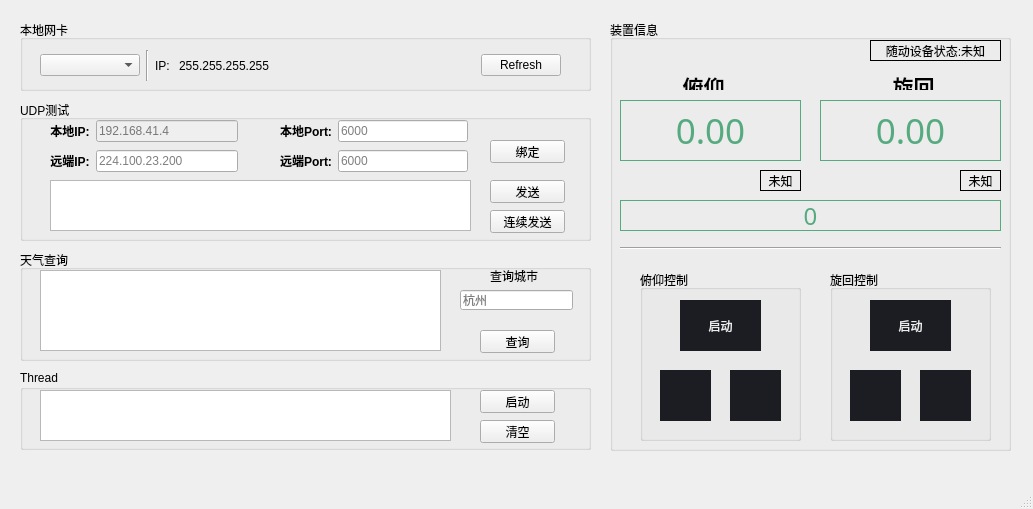
<?xml version="1.0" encoding="UTF-8"?>
<ui version="4.0">
 <class>MainWindow</class>
 <widget class="QMainWindow" name="MainWindow">
  <property name="windowModality">
   <enum>Qt::NonModal</enum>
  </property>
  <property name="geometry">
   <rect>
    <x>0</x>
    <y>0</y>
    <width>1033</width>
    <height>509</height>
   </rect>
  </property>
  <property name="windowTitle">
   <string>DX测试</string>
  </property>
  <widget class="QWidget" name="centralwidget">
   <widget class="QGroupBox" name="groupBox_UDP">
    <property name="geometry">
     <rect>
      <x>20</x>
      <y>100</y>
      <width>571</width>
      <height>141</height>
     </rect>
    </property>
    <property name="title">
     <string>UDP测试</string>
    </property>
    <property name="flat">
     <bool>false</bool>
    </property>
    <property name="checkable">
     <bool>false</bool>
    </property>
    <widget class="QWidget" name="layoutWidget">
     <property name="geometry">
      <rect>
       <x>30</x>
       <y>20</y>
       <width>188</width>
       <height>22</height>
      </rect>
     </property>
     <layout class="QHBoxLayout" name="horizontalLayout">
      <item>
       <widget class="QLabel" name="label">
        <property name="text">
         <string>&lt;html&gt;&lt;head/&gt;&lt;body&gt;&lt;p align=&quot;center&quot;&gt;&lt;span style=&quot; font-weight:600;&quot;&gt;本地IP:&lt;/span&gt;&lt;/p&gt;&lt;/body&gt;&lt;/html&gt;</string>
        </property>
       </widget>
      </item>
      <item>
       <widget class="QLineEdit" name="lineEdit_Local_IP">
        <property name="enabled">
         <bool>false</bool>
        </property>
        <property name="placeholderText">
         <string>192.168.41.4</string>
        </property>
       </widget>
      </item>
     </layout>
    </widget>
    <widget class="QPushButton" name="pushButton_udpSend">
     <property name="geometry">
      <rect>
       <x>470</x>
       <y>80</y>
       <width>75</width>
       <height>23</height>
      </rect>
     </property>
     <property name="text">
      <string>发送</string>
     </property>
    </widget>
    <widget class="QWidget" name="layoutWidget_2">
     <property name="geometry">
      <rect>
       <x>30</x>
       <y>50</y>
       <width>188</width>
       <height>22</height>
      </rect>
     </property>
     <layout class="QHBoxLayout" name="horizontalLayout_4">
      <item>
       <widget class="QLabel" name="label_4">
        <property name="text">
         <string>&lt;html&gt;&lt;head/&gt;&lt;body&gt;&lt;p align=&quot;center&quot;&gt;&lt;span style=&quot; font-weight:600;&quot;&gt;远端IP:&lt;/span&gt;&lt;/p&gt;&lt;/body&gt;&lt;/html&gt;</string>
        </property>
       </widget>
      </item>
      <item>
       <widget class="QLineEdit" name="lineEdit_Remote_IP">
        <property name="text">
         <string/>
        </property>
        <property name="placeholderText">
         <string>224.100.23.200</string>
        </property>
       </widget>
      </item>
     </layout>
    </widget>
    <widget class="QWidget" name="layoutWidget_3">
     <property name="geometry">
      <rect>
       <x>260</x>
       <y>50</y>
       <width>188</width>
       <height>22</height>
      </rect>
     </property>
     <layout class="QHBoxLayout" name="horizontalLayout_5">
      <item>
       <widget class="QLabel" name="label_5">
        <property name="text">
         <string>&lt;html&gt;&lt;head/&gt;&lt;body&gt;&lt;p align=&quot;center&quot;&gt;&lt;span style=&quot; font-weight:600;&quot;&gt;远端Port:&lt;/span&gt;&lt;/p&gt;&lt;/body&gt;&lt;/html&gt;</string>
        </property>
       </widget>
      </item>
      <item>
       <widget class="QLineEdit" name="lineEdit_Remote_Port">
        <property name="placeholderText">
         <string>6000</string>
        </property>
       </widget>
      </item>
     </layout>
    </widget>
    <widget class="QWidget" name="layoutWidget">
     <property name="geometry">
      <rect>
       <x>260</x>
       <y>20</y>
       <width>188</width>
       <height>22</height>
      </rect>
     </property>
     <layout class="QHBoxLayout" name="horizontalLayout_2">
      <item>
       <widget class="QLabel" name="label_2">
        <property name="text">
         <string>&lt;html&gt;&lt;head/&gt;&lt;body&gt;&lt;p align=&quot;center&quot;&gt;&lt;span style=&quot; font-weight:600;&quot;&gt;本地Port:&lt;/span&gt;&lt;/p&gt;&lt;/body&gt;&lt;/html&gt;</string>
        </property>
       </widget>
      </item>
      <item>
       <widget class="QLineEdit" name="lineEdit_Local_Port">
        <property name="placeholderText">
         <string>6000</string>
        </property>
       </widget>
      </item>
     </layout>
    </widget>
    <widget class="QPushButton" name="pushButton_bing">
     <property name="geometry">
      <rect>
       <x>470</x>
       <y>40</y>
       <width>75</width>
       <height>23</height>
      </rect>
     </property>
     <property name="text">
      <string>绑定</string>
     </property>
    </widget>
    <widget class="QTextEdit" name="textEdit_udpSendData">
     <property name="geometry">
      <rect>
       <x>30</x>
       <y>80</y>
       <width>421</width>
       <height>51</height>
      </rect>
     </property>
    </widget>
    <widget class="QPushButton" name="pushButton_udpSend_continue">
     <property name="geometry">
      <rect>
       <x>470</x>
       <y>110</y>
       <width>75</width>
       <height>23</height>
      </rect>
     </property>
     <property name="text">
      <string>连续发送</string>
     </property>
    </widget>
    <widget class="QWidget" name="verticalLayoutWidget">
     <property name="geometry">
      <rect>
       <x>480</x>
       <y>10</y>
       <width>51</width>
       <height>21</height>
      </rect>
     </property>
     <layout class="QVBoxLayout" name="verticalLayout_led"/>
    </widget>
   </widget>
   <widget class="QGroupBox" name="groupBox_Weather">
    <property name="geometry">
     <rect>
      <x>20</x>
      <y>250</y>
      <width>571</width>
      <height>111</height>
     </rect>
    </property>
    <property name="title">
     <string>天气查询</string>
    </property>
    <widget class="QTextEdit" name="textEdit_Weather">
     <property name="geometry">
      <rect>
       <x>20</x>
       <y>20</y>
       <width>401</width>
       <height>81</height>
      </rect>
     </property>
    </widget>
    <widget class="QPushButton" name="pushButton_Weather_Check">
     <property name="geometry">
      <rect>
       <x>460</x>
       <y>80</y>
       <width>75</width>
       <height>23</height>
      </rect>
     </property>
     <property name="text">
      <string>查询</string>
     </property>
    </widget>
    <widget class="QLineEdit" name="lineEdit_Weather_City">
     <property name="geometry">
      <rect>
       <x>440</x>
       <y>40</y>
       <width>113</width>
       <height>20</height>
      </rect>
     </property>
     <property name="placeholderText">
      <string>杭州</string>
     </property>
    </widget>
    <widget class="QLabel" name="label_3">
     <property name="geometry">
      <rect>
       <x>470</x>
       <y>20</y>
       <width>54</width>
       <height>12</height>
      </rect>
     </property>
     <property name="text">
      <string>查询城市</string>
     </property>
    </widget>
   </widget>
   <widget class="QGroupBox" name="groupBox">
    <property name="geometry">
     <rect>
      <x>20</x>
      <y>370</y>
      <width>571</width>
      <height>80</height>
     </rect>
    </property>
    <property name="title">
     <string>Thread</string>
    </property>
    <widget class="QTextEdit" name="textEdit_thread">
     <property name="geometry">
      <rect>
       <x>20</x>
       <y>20</y>
       <width>411</width>
       <height>51</height>
      </rect>
     </property>
    </widget>
    <widget class="QPushButton" name="pushButton_thread_clean">
     <property name="geometry">
      <rect>
       <x>460</x>
       <y>50</y>
       <width>75</width>
       <height>23</height>
      </rect>
     </property>
     <property name="text">
      <string>清空</string>
     </property>
    </widget>
    <widget class="QPushButton" name="pushButton_thread_start">
     <property name="geometry">
      <rect>
       <x>460</x>
       <y>20</y>
       <width>75</width>
       <height>23</height>
      </rect>
     </property>
     <property name="text">
      <string>启动</string>
     </property>
    </widget>
   </widget>
   <widget class="QGroupBox" name="groupBox_2">
    <property name="geometry">
     <rect>
      <x>610</x>
      <y>20</y>
      <width>401</width>
      <height>431</height>
     </rect>
    </property>
    <property name="title">
     <string>装置信息</string>
    </property>
    <widget class="QLabel" name="label_DC_FYAngel">
     <property name="geometry">
      <rect>
       <x>10</x>
       <y>80</y>
       <width>181</width>
       <height>61</height>
      </rect>
     </property>
     <property name="palette">
      <palette>
       <active>
        <colorrole role="WindowText">
         <brush brushstyle="SolidPattern">
          <color alpha="255">
           <red>85</red>
           <green>170</green>
           <blue>127</blue>
          </color>
         </brush>
        </colorrole>
       </active>
       <inactive>
        <colorrole role="WindowText">
         <brush brushstyle="SolidPattern">
          <color alpha="255">
           <red>85</red>
           <green>170</green>
           <blue>127</blue>
          </color>
         </brush>
        </colorrole>
       </inactive>
       <disabled>
        <colorrole role="WindowText">
         <brush brushstyle="SolidPattern">
          <color alpha="255">
           <red>120</red>
           <green>120</green>
           <blue>120</blue>
          </color>
         </brush>
        </colorrole>
       </disabled>
      </palette>
     </property>
     <property name="font">
      <font>
       <family>Pixel LCD7</family>
       <pointsize>26</pointsize>
      </font>
     </property>
     <property name="autoFillBackground">
      <bool>false</bool>
     </property>
     <property name="frameShape">
      <enum>QFrame::Box</enum>
     </property>
     <property name="text">
      <string>0.00</string>
     </property>
     <property name="alignment">
      <set>Qt::AlignCenter</set>
     </property>
    </widget>
    <widget class="QLabel" name="label_DC_XHAngel">
     <property name="geometry">
      <rect>
       <x>210</x>
       <y>80</y>
       <width>181</width>
       <height>61</height>
      </rect>
     </property>
     <property name="palette">
      <palette>
       <active>
        <colorrole role="WindowText">
         <brush brushstyle="SolidPattern">
          <color alpha="255">
           <red>85</red>
           <green>170</green>
           <blue>127</blue>
          </color>
         </brush>
        </colorrole>
       </active>
       <inactive>
        <colorrole role="WindowText">
         <brush brushstyle="SolidPattern">
          <color alpha="255">
           <red>85</red>
           <green>170</green>
           <blue>127</blue>
          </color>
         </brush>
        </colorrole>
       </inactive>
       <disabled>
        <colorrole role="WindowText">
         <brush brushstyle="SolidPattern">
          <color alpha="255">
           <red>120</red>
           <green>120</green>
           <blue>120</blue>
          </color>
         </brush>
        </colorrole>
       </disabled>
      </palette>
     </property>
     <property name="font">
      <font>
       <family>Pixel LCD7</family>
       <pointsize>26</pointsize>
      </font>
     </property>
     <property name="autoFillBackground">
      <bool>false</bool>
     </property>
     <property name="frameShape">
      <enum>QFrame::Box</enum>
     </property>
     <property name="text">
      <string>0.00</string>
     </property>
     <property name="alignment">
      <set>Qt::AlignCenter</set>
     </property>
    </widget>
    <widget class="QLabel" name="label_8">
     <property name="geometry">
      <rect>
       <x>70</x>
       <y>50</y>
       <width>47</width>
       <height>20</height>
      </rect>
     </property>
     <property name="text">
      <string>&lt;html&gt;&lt;head/&gt;&lt;body&gt;&lt;p align=&quot;center&quot;&gt;&lt;span style=&quot; font-size:16pt; font-weight:600;&quot;&gt;俯仰&lt;/span&gt;&lt;/p&gt;&lt;/body&gt;&lt;/html&gt;</string>
     </property>
    </widget>
    <widget class="QLabel" name="label_9">
     <property name="geometry">
      <rect>
       <x>280</x>
       <y>50</y>
       <width>47</width>
       <height>20</height>
      </rect>
     </property>
     <property name="text">
      <string>&lt;html&gt;&lt;head/&gt;&lt;body&gt;&lt;p align=&quot;center&quot;&gt;&lt;span style=&quot; font-size:16pt; font-weight:600;&quot;&gt;旋回&lt;/span&gt;&lt;/p&gt;&lt;/body&gt;&lt;/html&gt;</string>
     </property>
    </widget>
    <widget class="Line" name="line">
     <property name="geometry">
      <rect>
       <x>10</x>
       <y>220</y>
       <width>381</width>
       <height>16</height>
      </rect>
     </property>
     <property name="orientation">
      <enum>Qt::Horizontal</enum>
     </property>
    </widget>
    <widget class="QGroupBox" name="groupBox_3">
     <property name="geometry">
      <rect>
       <x>30</x>
       <y>250</y>
       <width>161</width>
       <height>171</height>
      </rect>
     </property>
     <property name="title">
      <string>俯仰控制</string>
     </property>
     <widget class="QPushButton" name="pushButton_DC_FYRunCtl">
      <property name="geometry">
       <rect>
        <x>40</x>
        <y>30</y>
        <width>81</width>
        <height>51</height>
       </rect>
      </property>
      <property name="styleSheet">
       <string notr="true">QPushButton {
	color: rgb(234,237,237);
	background-position: center;
	background-repeat: no-reperat;
	border: none;
	background-color: rgb(27, 29, 35);
}
QPushButton:hover {
	background-color: rgb(33, 37, 43);
}
QPushButton:pressed {	
	background-color: rgb(85, 170, 255);
}</string>
      </property>
      <property name="text">
       <string>启动</string>
      </property>
     </widget>
     <widget class="QPushButton" name="pushButton_DC_FYRun_Up">
      <property name="geometry">
       <rect>
        <x>20</x>
        <y>100</y>
        <width>51</width>
        <height>51</height>
       </rect>
      </property>
      <property name="styleSheet">
       <string notr="true">QPushButton {
	background-image: url(:/images_icons_20/images/icons/20x20/cil-arrow-top.png);
	background-position: center;
	background-repeat: no-reperat;
	border: none;
	background-color: rgb(27, 29, 35);
}
QPushButton:hover {
	background-color: rgb(33, 37, 43);
}
QPushButton:pressed {	
	background-color: rgb(85, 170, 255);
}</string>
      </property>
      <property name="text">
       <string/>
      </property>
     </widget>
     <widget class="QPushButton" name="pushButton_DC_FYRun_Down">
      <property name="geometry">
       <rect>
        <x>90</x>
        <y>100</y>
        <width>51</width>
        <height>51</height>
       </rect>
      </property>
      <property name="styleSheet">
       <string notr="true">QPushButton {
	background-image: url(:/images_icons_20/images/icons/20x20/cil-arrow-bottom.png);
	background-position: center;
	background-repeat: no-reperat;
	border: none;
	background-color: rgb(27, 29, 35);
}
QPushButton:hover {
	background-color: rgb(33, 37, 43);
}
QPushButton:pressed {	
	background-color: rgb(85, 170, 255);
}</string>
      </property>
      <property name="text">
       <string/>
      </property>
     </widget>
    </widget>
    <widget class="QGroupBox" name="groupBox_4">
     <property name="geometry">
      <rect>
       <x>220</x>
       <y>250</y>
       <width>161</width>
       <height>171</height>
      </rect>
     </property>
     <property name="title">
      <string>旋回控制</string>
     </property>
     <widget class="QPushButton" name="pushButton_DC_XHRunCtl">
      <property name="geometry">
       <rect>
        <x>40</x>
        <y>30</y>
        <width>81</width>
        <height>51</height>
       </rect>
      </property>
      <property name="styleSheet">
       <string notr="true">QPushButton {
	color: rgb(234,237,237);
	background-position: center;
	background-repeat: no-reperat;
	border: none;
	background-color: rgb(27, 29, 35);
}
QPushButton:hover {
	background-color: rgb(33, 37, 43);
}
QPushButton:pressed {	
	background-color: rgb(85, 170, 255);
}</string>
      </property>
      <property name="text">
       <string>启动</string>
      </property>
     </widget>
     <widget class="QPushButton" name="pushButton_DC_XHRun_Left">
      <property name="geometry">
       <rect>
        <x>20</x>
        <y>100</y>
        <width>51</width>
        <height>51</height>
       </rect>
      </property>
      <property name="styleSheet">
       <string notr="true">QPushButton {
	background-image: url(:/images_icons_20/images/icons/20x20/cil-arrow-left.png);
	background-position: center;
	background-repeat: no-reperat;
	border: none;
	background-color: rgb(27, 29, 35);
}
QPushButton:hover {
	background-color: rgb(33, 37, 43);
}
QPushButton:pressed {	
	background-color: rgb(85, 170, 255);
}</string>
      </property>
      <property name="text">
       <string/>
      </property>
     </widget>
     <widget class="QPushButton" name="pushButton_DC_XHRun_Right">
      <property name="geometry">
       <rect>
        <x>90</x>
        <y>100</y>
        <width>51</width>
        <height>51</height>
       </rect>
      </property>
      <property name="styleSheet">
       <string notr="true">QPushButton {
	background-image: url(:/images_icons_20/images/icons/20x20/cil-arrow-right.png);
	background-position: center;
	background-repeat: no-reperat;
	border: none;
	background-color: rgb(27, 29, 35);
}
QPushButton:hover {
	background-color: rgb(33, 37, 43);
}
QPushButton:pressed {	
	background-color: rgb(85, 170, 255);
}</string>
      </property>
      <property name="text">
       <string/>
      </property>
     </widget>
    </widget>
    <widget class="QLabel" name="label_DC_FYStatus">
     <property name="geometry">
      <rect>
       <x>150</x>
       <y>150</y>
       <width>41</width>
       <height>21</height>
      </rect>
     </property>
     <property name="frameShape">
      <enum>QFrame::Box</enum>
     </property>
     <property name="text">
      <string>未知</string>
     </property>
     <property name="alignment">
      <set>Qt::AlignCenter</set>
     </property>
    </widget>
    <widget class="QLabel" name="label_DC_XHStatus">
     <property name="geometry">
      <rect>
       <x>350</x>
       <y>150</y>
       <width>41</width>
       <height>21</height>
      </rect>
     </property>
     <property name="frameShape">
      <enum>QFrame::Box</enum>
     </property>
     <property name="text">
      <string>未知</string>
     </property>
     <property name="alignment">
      <set>Qt::AlignCenter</set>
     </property>
    </widget>
    <widget class="QLabel" name="label_udp_recv_count">
     <property name="geometry">
      <rect>
       <x>10</x>
       <y>180</y>
       <width>381</width>
       <height>31</height>
      </rect>
     </property>
     <property name="palette">
      <palette>
       <active>
        <colorrole role="WindowText">
         <brush brushstyle="SolidPattern">
          <color alpha="255">
           <red>85</red>
           <green>170</green>
           <blue>127</blue>
          </color>
         </brush>
        </colorrole>
       </active>
       <inactive>
        <colorrole role="WindowText">
         <brush brushstyle="SolidPattern">
          <color alpha="255">
           <red>85</red>
           <green>170</green>
           <blue>127</blue>
          </color>
         </brush>
        </colorrole>
       </inactive>
       <disabled>
        <colorrole role="WindowText">
         <brush brushstyle="SolidPattern">
          <color alpha="255">
           <red>120</red>
           <green>120</green>
           <blue>120</blue>
          </color>
         </brush>
        </colorrole>
       </disabled>
      </palette>
     </property>
     <property name="font">
      <font>
       <family>Pixel LCD7</family>
       <pointsize>18</pointsize>
      </font>
     </property>
     <property name="autoFillBackground">
      <bool>false</bool>
     </property>
     <property name="frameShape">
      <enum>QFrame::Box</enum>
     </property>
     <property name="text">
      <string>0</string>
     </property>
     <property name="alignment">
      <set>Qt::AlignCenter</set>
     </property>
    </widget>
    <widget class="QLabel" name="label_DC_Dev_Status">
     <property name="geometry">
      <rect>
       <x>260</x>
       <y>20</y>
       <width>131</width>
       <height>21</height>
      </rect>
     </property>
     <property name="frameShape">
      <enum>QFrame::Box</enum>
     </property>
     <property name="text">
      <string>随动设备状态:未知</string>
     </property>
     <property name="alignment">
      <set>Qt::AlignCenter</set>
     </property>
    </widget>
    <widget class="QWidget" name="widget" native="true">
     <property name="geometry">
      <rect>
       <x>60</x>
       <y>20</y>
       <width>51</width>
       <height>21</height>
      </rect>
     </property>
    </widget>
   </widget>
   <widget class="QGroupBox" name="groupBox_5">
    <property name="geometry">
     <rect>
      <x>20</x>
      <y>20</y>
      <width>571</width>
      <height>71</height>
     </rect>
    </property>
    <property name="title">
     <string>本地网卡</string>
    </property>
    <widget class="QWidget" name="layoutWidget_4">
     <property name="geometry">
      <rect>
       <x>20</x>
       <y>30</y>
       <width>521</width>
       <height>31</height>
      </rect>
     </property>
     <layout class="QHBoxLayout" name="horizontalLayout_7">
      <item>
       <widget class="QComboBox" name="comboBox_LocalInterface">
        <property name="sizePolicy">
         <sizepolicy hsizetype="Preferred" vsizetype="Fixed">
          <horstretch>0</horstretch>
          <verstretch>0</verstretch>
         </sizepolicy>
        </property>
        <property name="minimumSize">
         <size>
          <width>100</width>
          <height>0</height>
         </size>
        </property>
        <property name="maximumSize">
         <size>
          <width>200</width>
          <height>16777215</height>
         </size>
        </property>
       </widget>
      </item>
      <item>
       <widget class="Line" name="line_3">
        <property name="orientation">
         <enum>Qt::Vertical</enum>
        </property>
       </widget>
      </item>
      <item>
       <widget class="QLabel" name="label_7">
        <property name="text">
         <string>IP: </string>
        </property>
       </widget>
      </item>
      <item>
       <widget class="QLabel" name="label_InterfaceIP">
        <property name="text">
         <string>255.255.255.255</string>
        </property>
       </widget>
      </item>
      <item>
       <spacer name="horizontalSpacer_6">
        <property name="orientation">
         <enum>Qt::Horizontal</enum>
        </property>
        <property name="sizeHint" stdset="0">
         <size>
          <width>40</width>
          <height>20</height>
         </size>
        </property>
       </spacer>
      </item>
      <item>
       <widget class="QPushButton" name="pushButton_Refresh">
        <property name="text">
         <string>Refresh</string>
        </property>
       </widget>
      </item>
     </layout>
    </widget>
   </widget>
  </widget>
  <widget class="QMenuBar" name="menubar">
   <property name="geometry">
    <rect>
     <x>0</x>
     <y>0</y>
     <width>1033</width>
     <height>23</height>
    </rect>
   </property>
  </widget>
  <widget class="QStatusBar" name="statusbar"/>
 </widget>
 <resources>
  <include location="dx_rc.qrc"/>
 </resources>
 <connections>
  <connection>
   <sender>pushButton_thread_clean</sender>
   <signal>clicked()</signal>
   <receiver>textEdit_thread</receiver>
   <slot>clear()</slot>
   <hints>
    <hint type="sourcelabel">
     <x>529</x>
     <y>450</y>
    </hint>
    <hint type="destinationlabel">
     <x>425</x>
     <y>448</y>
    </hint>
   </hints>
  </connection>
 </connections>
</ui>
